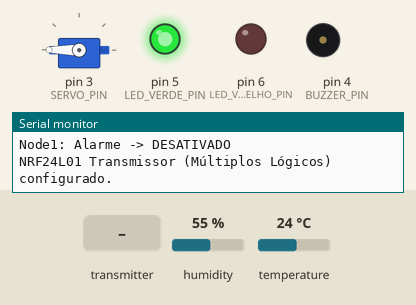
Bench run of a sketch on a simulated Arduino Uno, built with avr-gcc and run on an emulated ATmega328P. Parts: servo, output pins drawn as LEDs (lit = HIGH), buzzer (waves = sounding, pin HIGH), the last lines printed to the serial monitor. The test bench sets the inputs (shaded band); at power-on: temperature 24 °C, humidity 55 %. Random numbers use the default seed unless the sketch sets one; no radio packets arrive unless stated.

Above: at 1.2 s.
1.3 s: temperature set to 29 °C
5.5 s: temperature set to 32 °C
At 6.6 s:
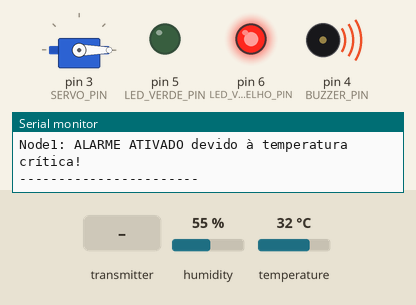
7.5 s: the transmitter starts sending targetNodeID = Node1
9.0 s: the transmitter starts sending command = ALARME_OFF
At 10.7 s:
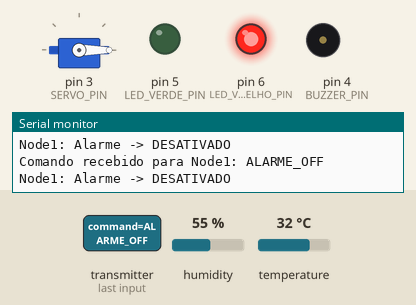
11.6 s: the transmitter starts sending command = LIGAR_MOTOR
At 12.7 s:
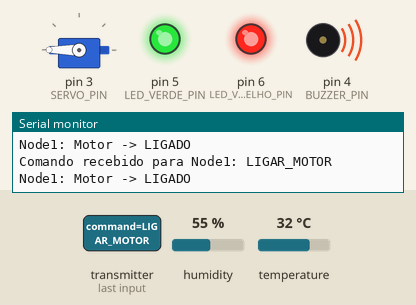
13.7 s: the transmitter starts sending targetNodeID = LIGAR_MOTOR
At 14.9 s:
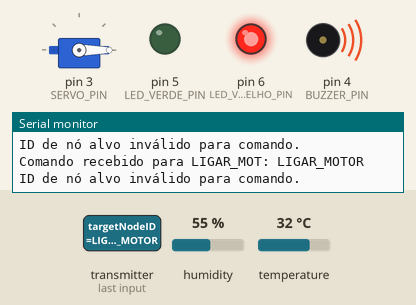
Timing chart, 0 to 16.7 s (numbered marks = the images above; inputs shaded):
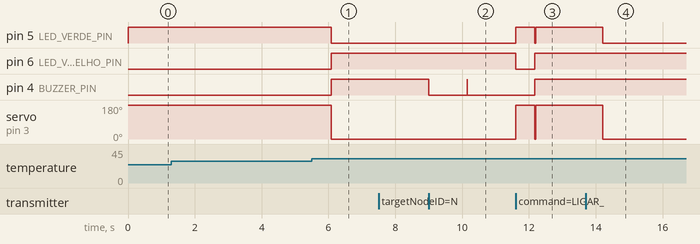

Measured:
- the behaviour switches between 30 and 31 °C on temperature (found by bisection; images 0 and 1)
- after the input at 5.5 s, pin 5 (LED_VERDE_PIN): HIGH → LOW after 0.58 s; pin 6 (LED_VERMELHO_PIN), pin 4 (BUZZER_PIN): LOW → HIGH after 0.58 s; servo on pin 3 (SERVO_PIN): 180° → 0° after 0.58 s
- after the input at 9.0 s, pin 4 (BUZZER_PIN): HIGH → LOW at once, → HIGH 1.1 s later, → LOW 0.01 s later
- after the input at 11.6 s, pin 5 (LED_VERDE_PIN): LOW → HIGH at once, → LOW 0.58 s later, → HIGH 0.03 s later; pin 6 (LED_VERMELHO_PIN): HIGH → LOW at once, → HIGH 0.58 s later; pin 4 (BUZZER_PIN): LOW → HIGH after 0.58 s; servo on pin 3 (SERVO_PIN): 0° → 180° at once
- after the input at 13.7 s, pin 5 (LED_VERDE_PIN): HIGH → LOW after 0.51 s

The sketch:

transmissor.ino
```cpp
// transmissor.ino - CÓDIGO ATUALIZADO para usar 1 Arduino físico como 3 NÓS LÓGICOS

#include <SPI.h>
#include <RF24.h>
#include <DHT.h>
#include <Servo.h>
#include <ArduinoJson.h> // Adicionado para simulação, para serializar e ver dados

// --- Configurações NRF24L01 ---
#define CE_PIN   9
#define CSN_PIN  10
RF24 radio(CE_PIN, CSN_PIN); // Pino CE, Pino CSN
// Endereços de leitura/escrita para os 3 nós e o receptor (Pipe 0 do receptor, para enviar comandos)
// Cada nó lógico "escreve" para seu próprio endereço (que é um pipe de leitura no receptor)
// E cada nó lógico "lê" do endereço do receptor (para receber comandos)
const byte addresses[][6] = {"00001", "00002", "00003"}; // Endereços para os 3 nós lógicos
const byte receptorAddress[6] = "00000"; // Endereço do receptor para enviar comandos (pipe 0 do receptor)

// --- Configurações DHT11 ---
#define DHT_PIN    2     // Pino de dados do DHT11
#define DHT_TYPE   DHT11 // Tipo do sensor DHT (DHT11, DHT22)
DHT dht(DHT_PIN, DHT_TYPE);

// --- Configurações Atuadores (APENAS PARA NODE1 FÍSICO) ---
#define SERVO_PIN      3  // Pino do servo motor
#define BUZZER_PIN     4  // Pino do buzzer
#define LED_VERDE_PIN  5  // LED para indicar motor ligado/tudo OK
#define LED_VERMELHO_PIN 6  // LED para indicar alarme/anomalia

Servo myServo; // Objeto servo

// --- Estrutura de Dados ---
struct SensorData {
  char nodeID[10];
  float temperature;
  float humidity;
  bool motorOn;
  bool alarmOn;
};
SensorData dataToSend; // Estrutura para os dados a serem enviados

struct CommandData {
  char targetNodeID[10];
  char command[20];
};
CommandData receivedCommand; // Estrutura para os comandos recebidos

// --- Variáveis de Estado para CADA NÓ LÓGICO ---
// Usaremos arrays para simular estados independentes para cada nó lógico
bool motorStatus[3] = {true, true, true}; // true = ligado, false = desligado
bool alarmStatus[3] = {false, false, false}; // true = ligado, false = desligado

unsigned long lastSensorRead = 0;
const long sensorReadInterval = 2000; // Ler a cada 2 segundos e enviar dados para todos os nós lógicos
const int CRITICAL_TEMP = 30; // Temperatura crítica em °C

void setup() {
  Serial.begin(115200);
  Serial.println(F("Iniciando TRANSMISSOR MÚLTIPLO (1 físico -> 3 lógicos)"));

  dht.begin();
  myServo.attach(SERVO_PIN); // Atuadores só para o Node1 (físico)
  pinMode(BUZZER_PIN, OUTPUT);
  pinMode(LED_VERDE_PIN, OUTPUT);
  pinMode(LED_VERMELHO_PIN, OUTPUT);

  // Inicializa o NRF24L01
  if (!radio.begin()) {
    Serial.println(F("Falha ao iniciar o módulo NRF24L01. Verifique as conexões."));
    while (1);
  }

  radio.setPALevel(RF24_PA_LOW); // Potência de transmissão
  radio.setDataRate(RF24_250KBPS); // Taxa de dados
  radio.setChannel(100); // Usaremos um canal fixo para o único rádio

  // O único rádio físico precisa "escrever" para todos os endereços dos nós lógicos
  // e "ler" de todos os endereços que o receptor usaria para enviar comandos.
  // Neste caso, o receptor envia para o endereço do nó lógico que ele quer controlar.
  // O transmissor precisa abrir pipes de leitura para *todos* os endereços dos nós lógicos
  // para poder receber comandos direcionados a qualquer um deles.
  radio.openReadingPipe(1, addresses[0]); // Pipe para comandos do Node1
  radio.openReadingPipe(2, addresses[1]); // Pipe para comandos do Node2
  radio.openReadingPipe(3, addresses[2]); // Pipe para comandos do Node3

  radio.startListening(); // Começa a ouvir por comandos

  // Configura estado inicial (apenas Node1 terá atuadores físicos)
  setMotorStatus(0, true); // Node1 motor ligado
  setAlarmStatus(0, false); // Node1 alarme desligado

  Serial.println(F("NRF24L01 Transmissor (Múltiplos Lógicos) configurado."));
}

void loop() {
  // --- Leitura de Sensores e Simulação de Dados para NÓS LÓGICOS ---
  if (millis() - lastSensorRead >= sensorReadInterval) {
    readAndSimulateNodes();
    lastSensorRead = millis();
  }

  // --- Verificação de Comandos Remotos do Receptor para QUALQUER NÓ LÓGICO ---
  checkRemoteCommands();
}

void readAndSimulateNodes() {
  // --- NODE1 (Real) ---
  float h1 = dht.readHumidity();
  float t1 = dht.readTemperature();

  if (isnan(h1) || isnan(t1)) {
    Serial.println(F("Erro ao ler do sensor DHT para Node1!"));
    t1 = 0; h1 = 0; // Valores padrão em caso de erro
  }

  // Lógica de atuação automática para Node1 (atuadores físicos)
  if (t1 > CRITICAL_TEMP) {
    if (motorStatus[0]) {
      setMotorStatus(0, false);
      Serial.println(F("Node1: TEMPERATURA CRÍTICA! Motor desligado."));
    }
    if (!alarmStatus[0]) {
      setAlarmStatus(0, true);
      Serial.println(F("Node1: ALARME ATIVADO devido à temperatura crítica!"));
    }
  } else {
    if (!motorStatus[0]) {
      setMotorStatus(0, true);
      Serial.println(F("Node1: Temperatura OK. Motor ligado."));
    }
    if (alarmStatus[0]) {
      setAlarmStatus(0, false);
      Serial.println(F("Node1: Temperatura OK. Alarme desativado."));
    }
  }

  // Envia dados para Node1
  sendNodeData("Node1", t1, h1, motorStatus[0], alarmStatus[0]);

  // --- NODE2 (Simulado) ---
  float t2 = random(20, 35); // Temperatura aleatória
  float h2 = random(30, 80); // Umidade aleatória
  // Simula lógica de atuação, mas sem atuadores físicos
  bool m2_status = motorStatus[1]; // Mantém o estado atual
  bool a2_status = alarmStatus[1];
  if (t2 > CRITICAL_TEMP + 2) { // Um pouco mais crítico para simular diferença
      m2_status = false;
      a2_status = true;
  } else {
      m2_status = true;
      a2_status = false;
  }
  sendNodeData("Node2", t2, h2, m2_status, a2_status);


  // --- NODE3 (Simulado) ---
  float t3 = random(18, 28); // Temperatura aleatória (geralmente mais baixa)
  float h3 = random(50, 60); // Umidade aleatória (geralmente estável)
  // Simula lógica de atuação, mas sem atuadores físicos
  bool m3_status = motorStatus[2]; // Mantém o estado atual
  bool a3_status = alarmStatus[2];
  if (h3 < 40) { // Exemplo de anomalia por umidade
      a3_status = true;
  } else {
      a3_status = false;
  }
  sendNodeData("Node3", t3, h3, m3_status, a3_status);

  Serial.println(F("-----------------------"));
}

void sendNodeData(const char* nodeID, float temp, float hum, bool motorOn, bool alarmOn) {
  radio.stopListening(); // Para de ouvir para poder transmitir

  // Copia o ID do nó para a estrutura
  String(nodeID).toCharArray(dataToSend.nodeID, 10);
  dataToSend.temperature = temp;
  dataToSend.humidity = hum;
  dataToSend.motorOn = motorOn;
  dataToSend.alarmOn = alarmOn;

  // Encontra o endereço do nó lógico para o qual os dados estão sendo enviados
  int nodeIndex = -1;
  if (String(nodeID) == "Node1") nodeIndex = 0;
  else if (String(nodeID) == "Node2") nodeIndex = 1;
  else if (String(nodeID) == "Node3") nodeIndex = 2;

  if (nodeIndex != -1) {
      radio.openWritingPipe(addresses[nodeIndex]); // Abre o pipe de escrita para o endereço deste nó lógico
      if (radio.write(&dataToSend, sizeof(SensorData))) {
          // Serial.print(F("Dados enviados para ")); Serial.println(nodeID);
      } else {
          Serial.print(F("Falha no envio dos dados para ")); Serial.println(nodeID);
      }
  }
  radio.startListening(); // Volta a ouvir
}


void checkRemoteCommands() {
  if (radio.available()) {
    radio.read(&receivedCommand, sizeof(CommandData));

    String targetNodeID = String(receivedCommand.targetNodeID);
    String cmd = String(receivedCommand.command);
    cmd.trim();

    Serial.print(F("Comando recebido para "));
    Serial.print(targetNodeID);
    Serial.print(F(": "));
    Serial.println(cmd);

    int nodeIndex = -1;
    if (targetNodeID == "Node1") nodeIndex = 0;
    else if (targetNodeID == "Node2") nodeIndex = 1;
    else if (targetNodeID == "Node3") nodeIndex = 2;

    if (nodeIndex != -1) {
      // Aplica o comando
      if (cmd == "LIGAR_MOTOR") {
        setMotorStatus(nodeIndex, true);
      } else if (cmd == "DESLIGAR_MOTOR") {
        setMotorStatus(nodeIndex, false);
      } else if (cmd == "ALARME_ON") {
        setAlarmStatus(nodeIndex, true);
      } else if (cmd == "ALARME_OFF") {
        setAlarmStatus(nodeIndex, false);
      } else {
        Serial.println(F("Comando desconhecido."));
      }
    } else {
      Serial.println(F("ID de nó alvo inválido para comando."));
    }
  }
}

void setMotorStatus(int nodeIndex, bool status) {
  motorStatus[nodeIndex] = status;
  // Apenas o Node1 tem atuadores físicos
  if (nodeIndex == 0) {
    if (motorStatus[0]) {
      myServo.write(180);
      digitalWrite(LED_VERDE_PIN, HIGH);
      digitalWrite(LED_VERMELHO_PIN, LOW); // Assumindo que LED Vermelho é para anomalia/alarme
    } else {
      myServo.write(0);
      digitalWrite(LED_VERDE_PIN, LOW);
      digitalWrite(LED_VERMELHO_PIN, HIGH); // LED Vermelho para indicar motor desligado
    }
  }
  // Se o alarme estiver ligado, mantém o LED Vermelho do Node1 ligado, independente do motor
  if (nodeIndex == 0 && alarmStatus[0]) {
      digitalWrite(LED_VERMELHO_PIN, HIGH);
  }
  Serial.print(F("Node")); Serial.print(nodeIndex + 1); Serial.print(F(": Motor -> ")); Serial.println(status ? F("LIGADO") : F("DESLIGADO"));
}

void setAlarmStatus(int nodeIndex, bool status) {
  alarmStatus[nodeIndex] = status;
  // Apenas o Node1 tem atuadores físicos
  if (nodeIndex == 0) {
    if (alarmStatus[0]) {
      digitalWrite(BUZZER_PIN, HIGH);
      digitalWrite(LED_VERMELHO_PIN, HIGH);
    } else {
      digitalWrite(BUZZER_PIN, LOW);
      // Se o motor estiver desligado, o LED vermelho pode continuar ligado
      if (!motorStatus[0]) {
          digitalWrite(LED_VERMELHO_PIN, HIGH);
      } else {
          digitalWrite(LED_VERMELHO_PIN, LOW);
      }
    }
  }
  Serial.print(F("Node")); Serial.print(nodeIndex + 1); Serial.print(F(": Alarme -> ")); Serial.println(status ? F("ATIVADO") : F("DESATIVADO"));
}
```
